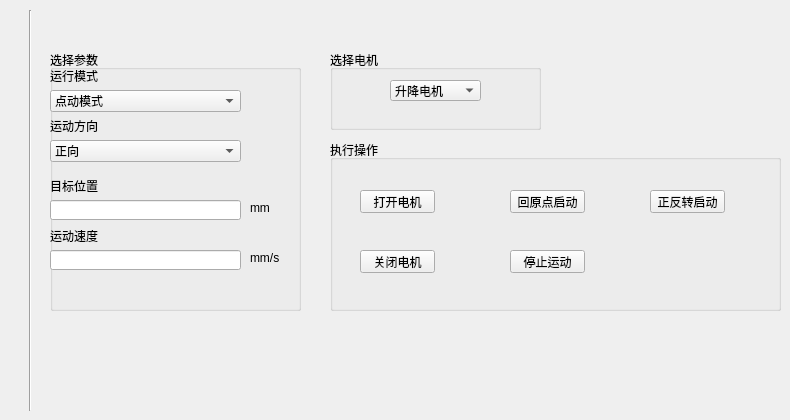
      <widget class="QWidget" name="tab_11">
       <attribute name="icon">
        <iconset>
         <normaloff>样品台控制器.bmp</normaloff>样品台控制器.bmp</iconset>
       </attribute>
       <attribute name="title">
        <string/>
       </attribute>
       <widget class="Line" name="line">
        <property name="geometry">
         <rect>
          <x>20</x>
          <y>10</y>
          <width>20</width>
          <height>401</height>
         </rect>
        </property>
        <property name="orientation">
         <enum>Qt::Vertical</enum>
        </property>
       </widget>
       <widget class="QGroupBox" name="groupBox_6">
        <property name="geometry">
         <rect>
          <x>330</x>
          <y>140</y>
          <width>451</width>
          <height>171</height>
         </rect>
        </property>
        <property name="title">
         <string>执行操作</string>
        </property>
        <property name="flat">
         <bool>false</bool>
        </property>
        <property name="checkable">
         <bool>false</bool>
        </property>
        <widget class="QPushButton" name="btn_SampleOff">
         <property name="geometry">
          <rect>
           <x>30</x>
           <y>110</y>
           <width>75</width>
           <height>23</height>
          </rect>
         </property>
         <property name="text">
          <string>关闭电机</string>
         </property>
        </widget>
        <widget class="QPushButton" name="btn_SampleStop">
         <property name="geometry">
          <rect>
           <x>180</x>
           <y>110</y>
           <width>75</width>
           <height>23</height>
          </rect>
         </property>
         <property name="text">
          <string>停止运动</string>
         </property>
        </widget>
        <widget class="QPushButton" name="btn_SampleOriginStart">
         <property name="geometry">
          <rect>
           <x>180</x>
           <y>50</y>
           <width>75</width>
           <height>23</height>
          </rect>
         </property>
         <property name="text">
          <string>回原点启动</string>
         </property>
        </widget>
        <widget class="QPushButton" name="btn_SampleOn">
         <property name="geometry">
          <rect>
           <x>30</x>
           <y>50</y>
           <width>75</width>
           <height>23</height>
          </rect>
         </property>
         <property name="text">
          <string>打开电机</string>
         </property>
        </widget>
        <widget class="QPushButton" name="btn_SampleDirectionStart">
         <property name="geometry">
          <rect>
           <x>320</x>
           <y>50</y>
           <width>75</width>
           <height>23</height>
          </rect>
         </property>
         <property name="text">
          <string>正反转启动</string>
         </property>
        </widget>
       </widget>
       <widget class="QGroupBox" name="groupBox_7">
        <property name="geometry">
         <rect>
          <x>50</x>
          <y>50</y>
          <width>251</width>
          <height>261</height>
         </rect>
        </property>
        <property name="title">
         <string>选择参数</string>
        </property>
        <widget class="QLabel" name="label_32">
         <property name="geometry">
          <rect>
           <x>0</x>
           <y>20</y>
           <width>54</width>
           <height>12</height>
          </rect>
         </property>
         <property name="text">
          <string>运行模式</string>
         </property>
        </widget>
        <widget class="QLabel" name="label_31">
         <property name="geometry">
          <rect>
           <x>200</x>
           <y>200</y>
           <width>31</width>
           <height>16</height>
          </rect>
         </property>
         <property name="text">
          <string>mm/s</string>
         </property>
        </widget>
        <widget class="QLabel" name="label_33">
         <property name="geometry">
          <rect>
           <x>0</x>
           <y>130</y>
           <width>54</width>
           <height>12</height>
          </rect>
         </property>
         <property name="text">
          <string>目标位置</string>
         </property>
        </widget>
        <widget class="QLabel" name="label_30">
         <property name="geometry">
          <rect>
           <x>0</x>
           <y>180</y>
           <width>54</width>
           <height>12</height>
          </rect>
         </property>
         <property name="text">
          <string>运动速度</string>
         </property>
        </widget>
        <widget class="QComboBox" name="comboBox_SampleMode">
         <property name="geometry">
          <rect>
           <x>0</x>
           <y>40</y>
           <width>191</width>
           <height>22</height>
          </rect>
         </property>
         <item>
          <property name="text">
           <string>点动模式</string>
          </property>
         </item>
         <item>
          <property name="text">
           <string>定位运动模式</string>
          </property>
         </item>
        </widget>
        <widget class="QComboBox" name="comboBox_SampleDirection">
         <property name="geometry">
          <rect>
           <x>0</x>
           <y>90</y>
           <width>191</width>
           <height>22</height>
          </rect>
         </property>
         <item>
          <property name="text">
           <string>正向</string>
          </property>
         </item>
         <item>
          <property name="text">
           <string>反向</string>
          </property>
         </item>
        </widget>
        <widget class="QLabel" name="label_35">
         <property name="geometry">
          <rect>
           <x>0</x>
           <y>70</y>
           <width>54</width>
           <height>12</height>
          </rect>
         </property>
         <property name="text">
          <string>运动方向</string>
         </property>
        </widget>
        <widget class="QLineEdit" name="lineEdit_SampleDestPosition">
         <property name="geometry">
          <rect>
           <x>0</x>
           <y>150</y>
           <width>191</width>
           <height>20</height>
          </rect>
         </property>
        </widget>
        <widget class="QLineEdit" name="lineEdit_SampleSpeed">
         <property name="geometry">
          <rect>
           <x>0</x>
           <y>200</y>
           <width>191</width>
           <height>20</height>
          </rect>
         </property>
        </widget>
        <widget class="QLabel" name="label_34">
         <property name="geometry">
          <rect>
           <x>200</x>
           <y>150</y>
           <width>21</width>
           <height>16</height>
          </rect>
         </property>
         <property name="text">
          <string>mm</string>
         </property>
        </widget>
       </widget>
       <widget class="QGroupBox" name="groupBox_8">
        <property name="geometry">
         <rect>
          <x>330</x>
          <y>50</y>
          <width>211</width>
          <height>80</height>
         </rect>
        </property>
        <property name="title">
         <string>选择电机</string>
        </property>
        <widget class="QComboBox" name="comboBox_SampleSelect">
         <property name="geometry">
          <rect>
           <x>60</x>
           <y>30</y>
           <width>91</width>
           <height>21</height>
          </rect>
         </property>
         <property name="editable">
          <bool>false</bool>
         </property>
         <item>
          <property name="text">
           <string>升降电机</string>
          </property>
         </item>
         <item>
          <property name="text">
           <string>旋转电机</string>
          </property>
         </item>
        </widget>
       </widget>
      </widget>
